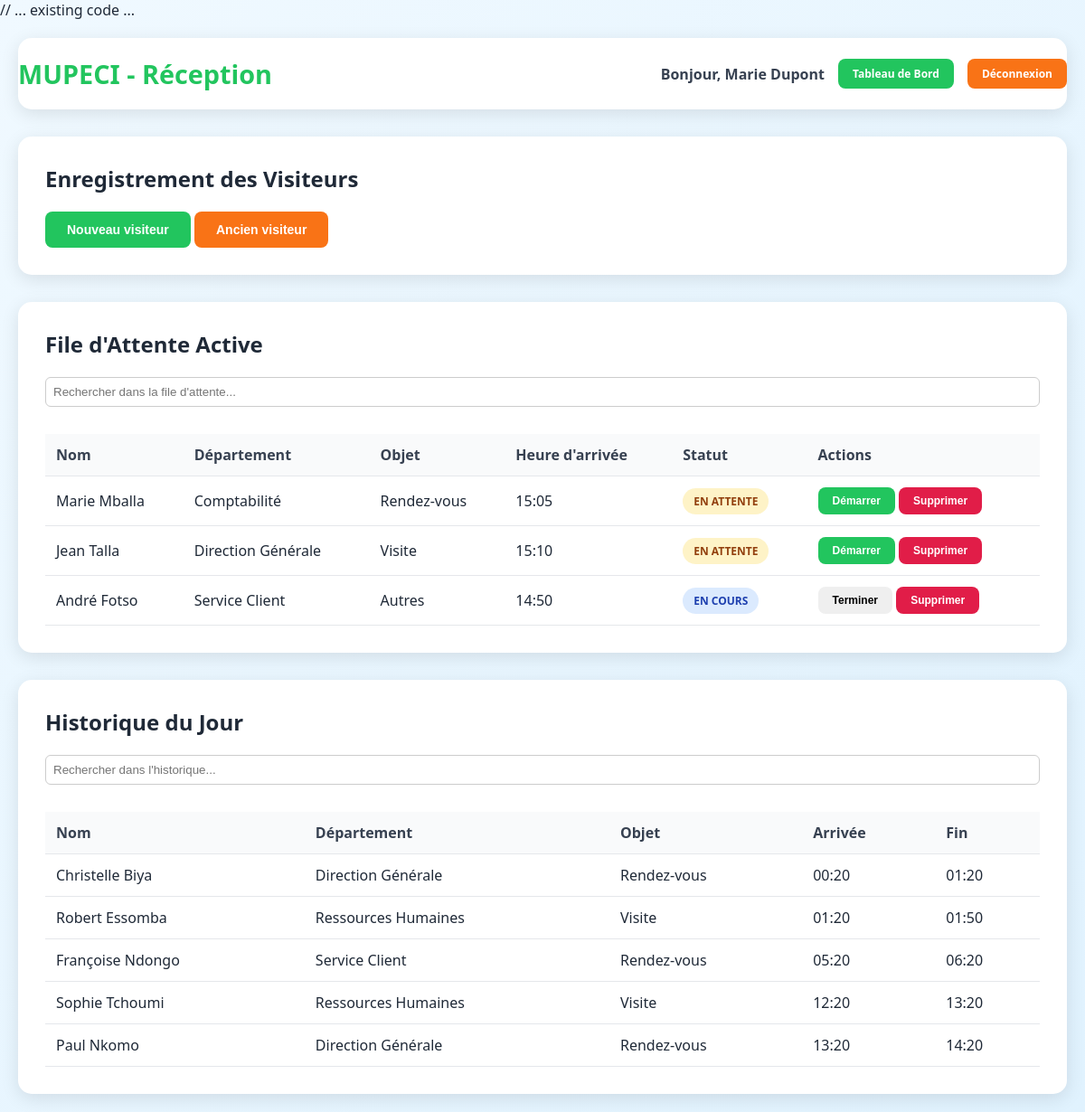
The page /receptionist/reception.php (signed in) on the database its author committed.
### tables this page shows
CREATE TABLE visitors (
    id INT AUTO_INCREMENT PRIMARY KEY,
    name VARCHAR(100) NOT NULL,
    phone VARCHAR(20) NOT NULL,
    email VARCHAR(100) NULL,
    id_number VARCHAR(50) NOT NULL,
    department_id INT NOT NULL,
    purpose ENUM('visite', 'rendez-vous', 'autres') DEFAULT 'visite',
    status ENUM('waiting', 'in-progress', 'completed', 'cancelled') DEFAULT 'waiting',
    checked_in_at TIMESTAMP DEFAULT CURRENT_TIMESTAMP,
    started_at TIMESTAMP NULL,
    completed_at TIMESTAMP NULL,
    notes TEXT NULL,
    created_by INT NOT NULL,
    created_at TIMESTAMP DEFAULT CURRENT_TIMESTAMP,
    updated_at TIMESTAMP DEFAULT CURRENT_TIMESTAMP ON UPDATE CURRENT_TIMESTAMP,
    
    FOREIGN KEY (department_id) REFERENCES departments(id) ON DELETE RESTRICT,
    FOREIGN KEY (created_by) REFERENCES users(id) ON DELETE RESTRICT,
    
    INDEX idx_status (status),
    INDEX idx_checked_in_at (checked_in_at),
    INDEX idx_department (department_id),
    INDEX idx_id_number (id_number),
    INDEX idx_phone (phone),
    INDEX idx_email (email)
);

CREATE TABLE departments (
    id INT AUTO_INCREMENT PRIMARY KEY,
    name VARCHAR(100) NOT NULL UNIQUE,
    description TEXT,
    active BOOLEAN DEFAULT TRUE,
    created_at TIMESTAMP DEFAULT CURRENT_TIMESTAMP,
    updated_at TIMESTAMP DEFAULT CURRENT_TIMESTAMP ON UPDATE CURRENT_TIMESTAMP
);

### includes/functions.php (called while the page is built, shortened)
<?php
function getActiveDepartments() {
    $pdo = getDB();
    $stmt = $pdo->query("SELECT * FROM departments WHERE active = 1");
    return $stmt->fetchAll(PDO::FETCH_ASSOC);
}
function getTodayVisitors() {
    $pdo = getDB();
    $today = date('Y-m-d');
    $stmt = $pdo->prepare("SELECT * FROM visitors WHERE DATE(checked_in_at) = ?");
    $stmt->execute([$today]);
    return $stmt->fetchAll(PDO::FETCH_ASSOC);
}
function getVisitorsByStatus($status) {
    $pdo = getDB();
    $stmt = $pdo->prepare("SELECT * FROM visitors WHERE status = ?");
    $stmt->execute([$status]);
    return $stmt->fetchAll(PDO::FETCH_ASSOC);
}
?>

### receptionist/reception.php (the view, shortened to what this page needs)
<?php
require_once '../includes/functions.php';
$activeDepartments = getActiveDepartments();
$waitingVisitors = getVisitorsByStatus('waiting');
$inProgressVisitors = getVisitorsByStatus('in-progress');
$completedVisitors = array_filter(getTodayVisitors(), function($v) { return $v['status'] === 'completed'; });
?>
<!DOCTYPE html>
<html lang="fr">
<head>
    <link rel="stylesheet" href="../assets/css/style.css">
</head>
<body>
    <div class="container">
        <header class="app-header">
            <div class="header-content">
                <h1>MUPECI - Réception</h1>
                <div class="user-info">
                    <span>Bonjour, <?php echo $_SESSION['user']['name']; ?></span>
                    <a href="../receptionist/dashboard.php" class="btn btn-sm btn-green">Tableau de Bord</a>
                    <a href="../logout.php" class="btn btn-sm btn-secondary">Déconnexion</a>
                </div>
            </div>
        </header>
        <div class="main-content">
            <div id="visitor-choice" class="section">
                <h2>Enregistrement des Visiteurs</h2>
                <button type="button" class="btn btn-primary" onclick="showNewVisitorForm()">Nouveau visiteur</button>
                <button type="button" class="btn btn-secondary" onclick="showOldVisitorForm()">Ancien visiteur</button>
            </div>
            <div class="section">
                <h2>File d'Attente Active</h2>
                <input type="text" id="queueSearch" placeholder="Rechercher dans la file d'attente..." style="margin-bottom:10px; width:100%; padding:8px; border-radius:6px; border:1px solid #ccc;">
                <div class="queue-tables">
                    <?php if (count($waitingVisitors) > 0 || count($inProgressVisitors) > 0): ?>
                        <table class="visitors-table">
                            <thead>
                                <tr>
                                    <th>Nom</th>
                                    <th>Département</th>
                                    <th>Objet</th>
                                    <th>Heure d'arrivée</th>
                                    <th>Statut</th>
                                    <th>Actions</th>
                                </tr>
                            </thead>
                            <tbody>
                                <?php foreach (array_merge($waitingVisitors, $inProgressVisitors) as $visitor): ?>
                                    <tr>
                                        <td><?php echo $visitor['name']; ?></td>
                                        <?php
                                        $deptName = '';
                                        foreach ($activeDepartments as $dept) {
                                            if ($dept['id'] == $visitor['department_id']) {
                                                $deptName = $dept['name'];
                                                break;
                                            }
                                        }
                                        ?>
                                        <td><?php echo $deptName; ?></td>
                                        <td><?php echo ucfirst($visitor['purpose']); ?></td>
                                        <td><?php echo date('H:i', strtotime($visitor['checked_in_at'])); ?></td>
                                        <td>
                                            <span class="status status-<?php echo $visitor['status']; ?>">
                                                <?php echo $visitor['status'] === 'waiting' ? 'En attente' : 'En cours'; ?>
                                            </span>
                                        </td>
                                        <td>
                                            <?php if ($visitor['status'] === 'waiting'): ?>
                                                <form method="POST" style="display: inline;">
                                                    <button type="submit" class="btn btn-sm btn-primary">Démarrer</button>
                                                </form>
                                            <?php else: ?>
                                                <form method="POST" style="display: inline;">
                                                    <button type="submit" class="btn btn-sm btn-success">Terminer</button>
                                                </form>
                                            <?php endif; ?>
                                            <form method="POST" style="display: inline;" onsubmit="return confirm('Supprimer ce visiteur ?');">
                                                <button type="submit" class="btn btn-sm btn-secondary" style="background:#e11d48; color:white;">Supprimer</button>
                                            </form>
                                        </td>
                                    </tr>
                                <?php endforeach; ?>
                            </tbody>
                        </table>
                    <?php else: ?>
                        <p class="no-data">Aucun visiteur en attente</p>
                    <?php endif; ?>
                </div>
            </div>
            <div class="section">
                <h2>Historique du Jour</h2>
                <input type="text" id="historySearch" placeholder="Rechercher dans l'historique..." style="margin-bottom:10px; width:100%; padding:8px; border-radius:6px; border:1px solid #ccc;">
                <?php if (count($completedVisitors) > 0): ?>
                    <table class="visitors-table">
                        <thead>
                            <tr>
                                <th>Nom</th>
                                <th>Département</th>
                                <th>Objet</th>
                                <th>Arrivée</th>
                                <th>Fin</th>
                            </tr>
                        </thead>
                        <tbody>
                            <?php foreach ($completedVisitors as $visitor): ?>
                                <tr>
                                    <td><?php echo $visitor['name']; ?></td>
                                    <?php
                                    $deptName = '';
                                    foreach ($activeDepartments as $dept) {
                                        if ($dept['id'] == $visitor['department_id']) {
                                            $deptName = $dept['name'];
                                            break;
                                        }
                                    }
                                    ?>
                                    <td><?php echo $deptName; ?></td>
                                    <td><?php echo ucfirst($visitor['purpose']); ?></td>
                                    <td><?php echo date('H:i', strtotime($visitor['checked_in_at'])); ?></td>
                                    <td><?php echo date('H:i', strtotime($visitor['completed_at'])); ?></td>
                                </tr>
                            <?php endforeach; ?>
                        </tbody>
                    </table>
                <?php else: ?>
                    <p class="no-data">Aucune visite terminée aujourd'hui</p>
                <?php endif; ?>
            </div>
        </div>
    </div>
</body>
</html>

### assets/css/style.css (style rules this page uses)
* { margin: 0; padding: 0; box-sizing: border-box; }
body { font-family: "Segoe UI", Tahoma, Geneva, Verdana, sans-serif; background: linear-gradient(135deg, #f0f9ff 0%, #e0f2fe 100%); min-height: 100vh; color: #1f2937; }
.container { max-width: 1200px; margin: 0 auto; padding: 20px; }
.btn { display: inline-block; padding: 12px 24px; border: none; border-radius: 8px; text-decoration: none; font-weight: 600; cursor: pointer; transition: all 0.3s ease; font-size: 14px; }
.btn-primary { background: #22c55e; color: white; }
.btn-secondary { background: #f97316; color: white; }
.btn-green { background: #22c55e !important; color: white !important; }
.btn-sm { padding: 8px 16px; font-size: 12px; }
.app-header { background: white; padding: 20px 0; border-radius: 15px; box-shadow: 0 5px 20px rgba(0, 0, 0, 0.1); margin-bottom: 30px; }
.header-content { display: flex; justify-content: space-between; align-items: center; }
.header-content h1 { color: #22c55e; font-size: 1.8rem; }
.user-info { display: flex; align-items: center; gap: 15px; }
.user-info span { font-weight: 600; color: #374151; }
.main-content { display: flex; flex-direction: column; gap: 30px; }
.section { background: white; padding: 30px; border-radius: 15px; box-shadow: 0 5px 20px rgba(0, 0, 0, 0.1); }
.section h2 { color: #1f2937; margin-bottom: 20px; font-size: 1.5rem; }
.visitors-table { width: 100%; border-collapse: collapse; margin-top: 20px; }
.visitors-table th, .visitors-table td { padding: 12px; text-align: left; border-bottom: 1px solid #e5e7eb; }
.visitors-table th { background: #f9fafb; font-weight: 600; color: #374151; }
.status { padding: 6px 12px; border-radius: 20px; font-size: 12px; font-weight: 600; text-transform: uppercase; }
.status-waiting { background: #fef3c7; color: #92400e; }
.status-in-progress { background: #dbeafe; color: #1e40af; }

### rows shown on the page
visitors: name "Marie Mballa", department.name "Comptabilité", purpose "Rendez-vous", checked_in_at "15:05", status "EN ATTENTE"
visitors: name "Jean Talla", department.name "Direction Générale", purpose "Visite", checked_in_at "15:10", status "EN ATTENTE"
visitors: name "André Fotso", department.name "Service Client", purpose "Autres", checked_in_at "14:50", status "EN COURS"
visitors: name "Christelle Biya", department.name "Direction Générale", purpose "Rendez-vous", checked_in_at "00:20", completed_at "01:20"
visitors: name "Robert Essomba", department.name "Ressources Humaines", purpose "Visite", checked_in_at "01:20", completed_at "01:50"
visitors: name "Françoise Ndongo", department.name "Service Client", purpose "Rendez-vous", checked_in_at "05:20", completed_at "06:20"
visitors: name "Sophie Tchoumi", department.name "Ressources Humaines", purpose "Visite", checked_in_at "12:20", completed_at "13:20"
visitors: name "Paul Nkomo", department.name "Direction Générale", purpose "Rendez-vous", checked_in_at "13:20", completed_at "14:20"

### other values the page prints
$_SESSION['user']['name'] "Marie Dupont"
